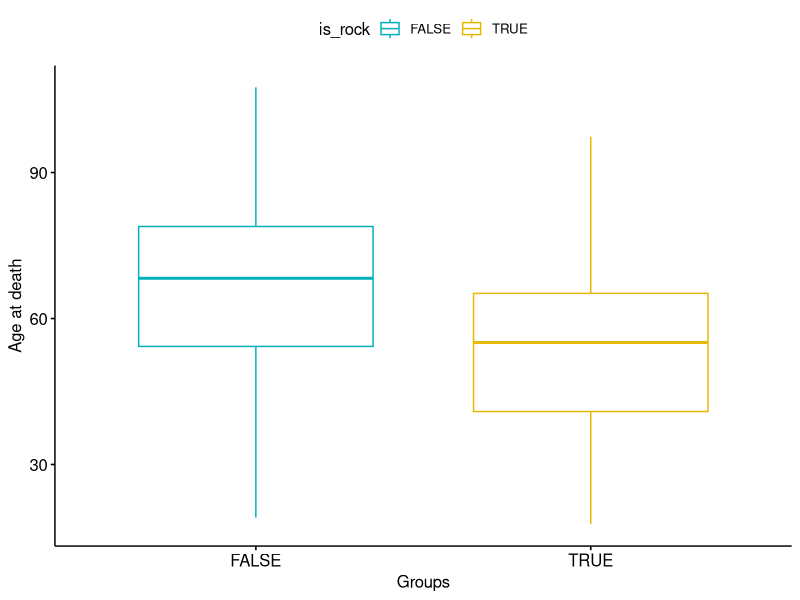
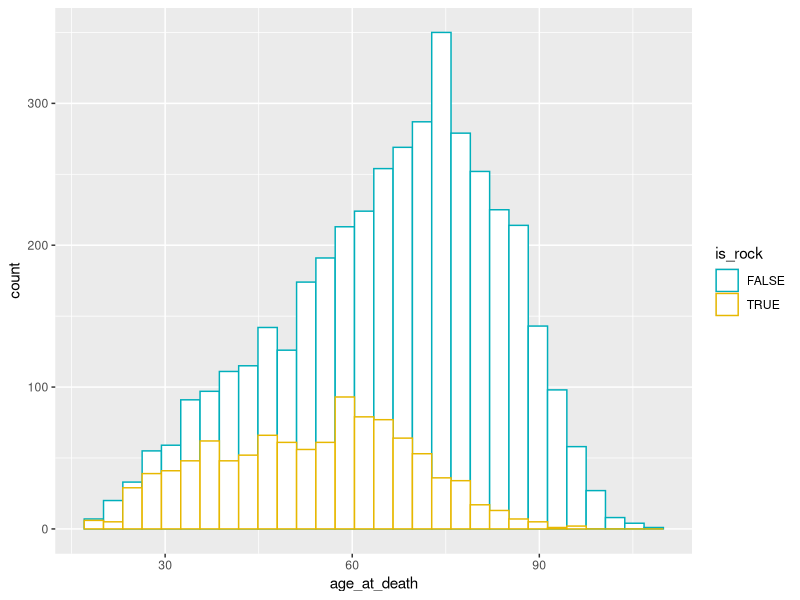
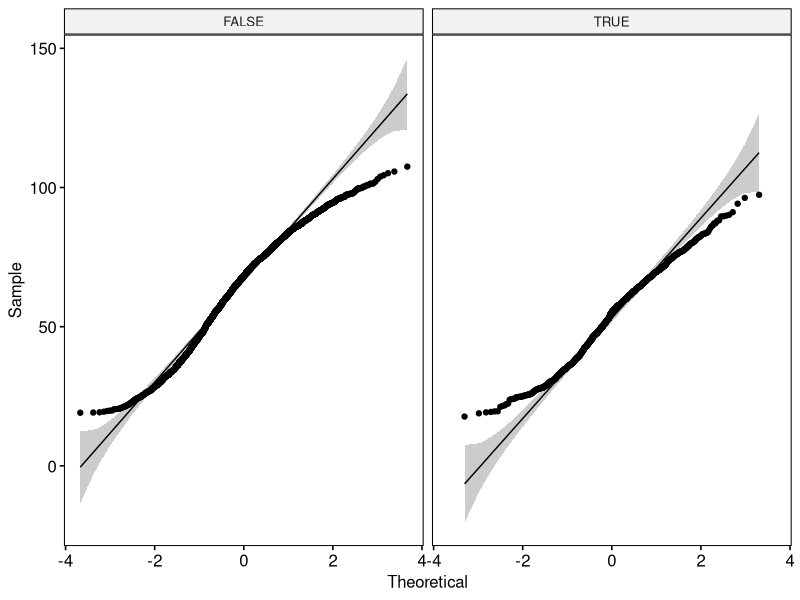

The R script that drew these images, in order:

library(tidyverse)

## Load in csv as dataframe
df <- read_csv2('death_genre.csv')

## Transform birth and death dates to date formats 
## + calculate age at death
## + add logical expression column if the genre contains rock or not
calculations_df <- df %>%
  mutate(`birth date` = as.Date(`birth date`),
         `death date` = as.Date(`death date`),
         days_at_death = `death date` - `birth date`,
         age_at_death = days_at_death / 365.25,
         is_rock = str_detect(genre,coll("rock", ignore_case = TRUE)))

clean_df <- subset(calculations_df, !(age_at_death <= 17)) %>%
  mutate(age_at_death = as.numeric(age_at_death))

## Group by the logical expression then calculate count, mean age, SD of age
summary_df <- clean_df %>%
  select(age_at_death, is_rock) %>%
  group_by(is_rock) %>%
  summarise(n = n(),
            m_age_at_death = mean(age_at_death),
            SD = sd(age_at_death),
            statistic = shapiro.test(age_at_death)$statistic,
            p.value = shapiro.test(age_at_death)$p.value)


# Boxplot visualization
# install.packages("ggpubr")
library(ggpubr)
ggboxplot(clean_df, x = "is_rock", y = "age_at_death", 
          color = "is_rock", palette = c("#00AFBB", "#E7B800"),
          ylab = "Age at death", xlab = "Groups")

#Histogram visualization
ggplot(clean_df, aes(x = age_at_death)) +
  geom_histogram(aes(color = is_rock), fill = "white",
                 position = "identity", bins = 30) +
  scale_color_manual(values = c("#00AFBB", "#E7B800"))

## Q-Q plots
ggqqplot(clean_df, x = "age_at_death", facet.by = "is_rock")

library(car)
# Levene's test with one independent variable
leveneTest(age_at_death ~ is_rock, data = clean_df) #p = 0.0099 not met

## Independent t-test
t.test (age_at_death ~ is_rock, var.equal=FALSE, data = clean_df)



